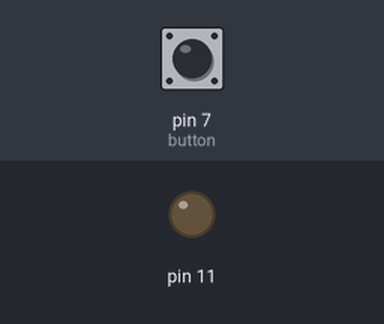
A sketch run on a simulated Arduino Uno, built with avr-gcc and run on an emulated ATmega328P. Shown: output pins drawn as LEDs (lit = HIGH). The test bench sets the inputs (shaded band); at power-on: pin 7 (button) LOW. What the sketch prints to the serial monitor is not drawn.

Above: at 1.2 s.
1.3 s: pin 7 (button) pulled HIGH for 0.15 s
At 1.5 s:
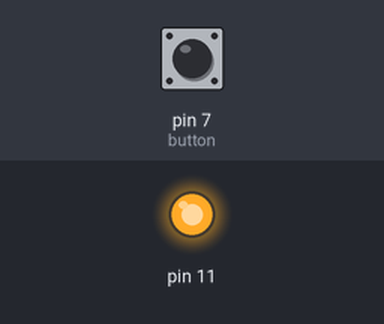
Timing chart, 0 to 4.3 s (numbered marks = the images above; inputs shaded):
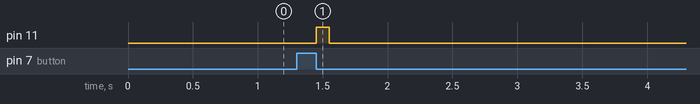

The sketch:

button_to_morse.ino.ino
```cpp
const int buttonPin = 2;          // Pin for the button
unsigned long pressStartTime;     // Time when button press starts
float pressDuration;              // How long the button is held (in seconds)
bool isPressed = false;           // State of button press
unsigned long debounceDelay = 50; // Debounce delay in milliseconds
unsigned long lastDebounceTime = 0;
unsigned long lastReleaseTime = 0; // Time when button was last released
unsigned long currentTime = 0;
bool spacePrinted = false;         // To track if space has been printed

void setup() {
  pinMode(7, INPUT);
  pinMode(11, OUTPUT);
  Serial.begin(9600);  // Initialize Serial communication at 9600 baud rate
}

void loop() {
  currentTime = millis();         // Get the current time
  int buttonState = digitalRead(7);  // Read the state of the button

  // Debouncing logic
  if (buttonState == HIGH && (currentTime - lastDebounceTime) > debounceDelay) {
    if (!isPressed) {
      // Button is pressed down, mark the time
      pressStartTime = currentTime;
      isPressed = true;
      spacePrinted = false;       // Reset space printed flag since input is being received
    }
    lastDebounceTime = currentTime; // Update the debounce timer
  }

  if (buttonState == LOW && isPressed && (currentTime - lastDebounceTime) > debounceDelay) {
    // Button is released, calculate duration
    pressDuration = (currentTime - pressStartTime) / 1000.0;  // Convert ms to seconds

    // Determine if it's a dot or dash
    if (pressDuration > 0.10 && pressDuration < 0.3) {  // Short press (< 0.3 seconds)
      digitalWrite(11, HIGH);
      delay(100);
      digitalWrite(11, LOW);
      Serial.print(".");
    } else if (pressDuration > 0.3 && pressDuration < 0.590) {  // Long press (>= 0.3 seconds)
      digitalWrite(11, HIGH);
      delay(300);
      digitalWrite(11, LOW);
      Serial.print("-");
    }

    isPressed = false;  // Reset press state
    lastDebounceTime = currentTime;  // Update debounce time
    lastReleaseTime = currentTime;   // Mark when button was released
  }

  // Check if no input was given for more than 0.3 seconds and space has not been printed yet
  if (!isPressed && (currentTime - lastReleaseTime > 600) && !spacePrinted) {
    Serial.print(" ");  // Print space after 0.3 seconds of no input
    spacePrinted = true;  // Ensure space is only printed once per idle period
  }
}
```

Measured:
- after the input at 1.3 s, pin 11: LOW → HIGH after 0.15 s, → LOW 0.10 s later
